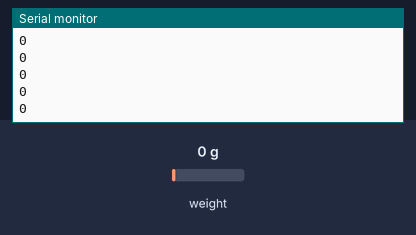
Simulated run of this sketch. Board: Arduino Uno, built with avr-gcc and run on an emulated ATmega328P. Parts: the last lines printed to the serial monitor. The test bench sets the inputs (shaded band); at power-on: weight on the scale 0 g.

Above: at 1.2 s.
1.3 s: weight on the scale set to 100 g
At 1.31 s:
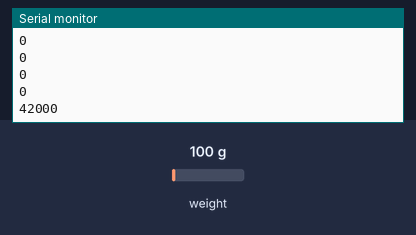
2.8 s: weight on the scale set to 1250 g
At 2.81 s:
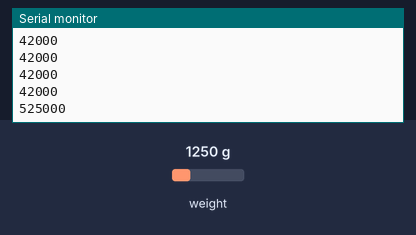
Timing chart, 0 to 5.8 s (numbered marks = the images above; inputs shaded):
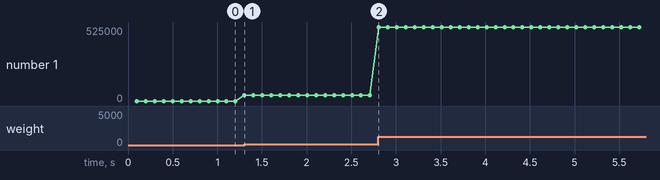

Measured:
- after the input at 1.3 s, the serial monitor: prints a new line at once (image 1)
- after the input at 2.8 s, the serial monitor: prints a new line at once (image 2)
- plotted number 1: 0 → 42000 after the input at 1.3 s, 42000 → 525000 after the input at 2.8 s

The sketch:

LoadCellDemo.ino
```cpp
#include "HX711.h"

HX711 cell(3, 2);

void setup() {
  Serial.begin(9600);
}

long val = 0;
float count = 0;

void loop() {
  count = count + 1;

  // Use only one of these
  //val = ((count-1)/count) * val    +  (1/count) * cell.read(); // take long term average
  //val = 0.5 * val    +   0.5 * cell.read(); // take recent average
  val = cell.read(); // most recent reading

  Serial.println( val );
}
```
